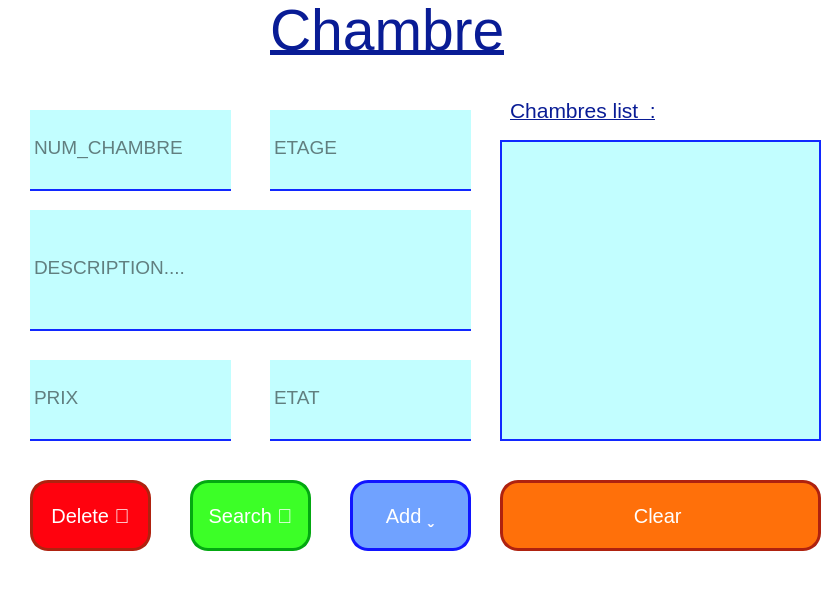
<?xml version="1.0" encoding="UTF-8"?>
<ui version="4.0">
 <class>MainWindow_Chambre</class>
 <widget class="QMainWindow" name="MainWindow_Chambre">
  <property name="geometry">
   <rect>
    <x>0</x>
    <y>0</y>
    <width>837</width>
    <height>604</height>
   </rect>
  </property>
  <property name="windowTitle">
   <string>Chambre_Window</string>
  </property>
  <property name="styleSheet">
   <string notr="true">background-color: rgb(255, 255, 255);</string>
  </property>
  <widget class="QWidget" name="centralwidget">
   <widget class="QLineEdit" name="ETAT_input">
    <property name="geometry">
     <rect>
      <x>270</x>
      <y>360</y>
      <width>201</width>
      <height>81</height>
     </rect>
    </property>
    <property name="font">
     <font>
      <pointsize>14</pointsize>
     </font>
    </property>
    <property name="styleSheet">
     <string notr="true">border: 2px solid rgba(0,0,0,0);
border-bottom-color: rgb(17, 40, 255);
padding-bottom:7px;
background-color: rgb(194, 254, 255);</string>
    </property>
    <property name="placeholderText">
     <string>ETAT</string>
    </property>
   </widget>
   <widget class="QLabel" name="label">
    <property name="geometry">
     <rect>
      <x>270</x>
      <y>0</y>
      <width>291</width>
      <height>61</height>
     </rect>
    </property>
    <property name="font">
     <font>
      <pointsize>43</pointsize>
      <underline>true</underline>
     </font>
    </property>
    <property name="styleSheet">
     <string notr="true">color: rgb(9, 28, 149);</string>
    </property>
    <property name="text">
     <string>Chambre</string>
    </property>
   </widget>
   <widget class="QLineEdit" name="NUM_CHAMBRE_input">
    <property name="geometry">
     <rect>
      <x>30</x>
      <y>110</y>
      <width>201</width>
      <height>81</height>
     </rect>
    </property>
    <property name="font">
     <font>
      <pointsize>14</pointsize>
     </font>
    </property>
    <property name="styleSheet">
     <string notr="true">border: 2px solid rgba(0,0,0,0);
border-bottom-color: rgb(17, 40, 255);
padding-bottom:7px;
background-color: rgb(194, 254, 255);</string>
    </property>
    <property name="text">
     <string/>
    </property>
    <property name="placeholderText">
     <string>NUM_CHAMBRE</string>
    </property>
   </widget>
   <widget class="QLineEdit" name="DESCRIPTION_input">
    <property name="geometry">
     <rect>
      <x>30</x>
      <y>210</y>
      <width>441</width>
      <height>121</height>
     </rect>
    </property>
    <property name="font">
     <font>
      <pointsize>14</pointsize>
     </font>
    </property>
    <property name="styleSheet">
     <string notr="true">border: 2px solid rgba(0,0,0,0);
border-bottom-color: rgb(17, 40, 255);
padding-bottom:7px;
background-color: rgb(194, 254, 255);</string>
    </property>
    <property name="placeholderText">
     <string>DESCRIPTION....</string>
    </property>
   </widget>
   <widget class="QPushButton" name="Delete_btn">
    <property name="geometry">
     <rect>
      <x>30</x>
      <y>480</y>
      <width>121</width>
      <height>71</height>
     </rect>
    </property>
    <property name="sizeIncrement">
     <size>
      <width>0</width>
      <height>0</height>
     </size>
    </property>
    <property name="font">
     <font>
      <pointsize>15</pointsize>
     </font>
    </property>
    <property name="cursor">
     <cursorShape>PointingHandCursor</cursorShape>
    </property>
    <property name="styleSheet">
     <string notr="true">#Delete_btn{
color: rgb(255, 255, 255);
border-radius: 18px;
background-color: rgb(255, 2, 14);
border: 3px Solid rgb(175, 34, 15);
}
#Delete_btn:hover:pressed{
background-color: rgb(255, 167, 43);
}
</string>
    </property>
    <property name="text">
     <string>Delete </string>
    </property>
   </widget>
   <widget class="QPushButton" name="Add_btn">
    <property name="geometry">
     <rect>
      <x>350</x>
      <y>480</y>
      <width>121</width>
      <height>71</height>
     </rect>
    </property>
    <property name="sizeIncrement">
     <size>
      <width>0</width>
      <height>0</height>
     </size>
    </property>
    <property name="font">
     <font>
      <pointsize>15</pointsize>
     </font>
    </property>
    <property name="cursor">
     <cursorShape>PointingHandCursor</cursorShape>
    </property>
    <property name="styleSheet">
     <string notr="true">#Add_btn{
background-color: rgb(112, 162, 255);
color: rgb(255, 255, 255);
border-radius: 18px;
border: 3px Solid rgb(17, 21, 255);
}
#Add_btn:hover:pressed{
background-color: rgb(190, 164, 255);
}</string>
    </property>
    <property name="text">
     <string>Add </string>
    </property>
   </widget>
   <widget class="QLineEdit" name="ETAGE_input">
    <property name="geometry">
     <rect>
      <x>270</x>
      <y>110</y>
      <width>201</width>
      <height>81</height>
     </rect>
    </property>
    <property name="font">
     <font>
      <pointsize>14</pointsize>
     </font>
    </property>
    <property name="styleSheet">
     <string notr="true">border: 2px solid rgba(0,0,0,0);
border-bottom-color: rgb(17, 40, 255);
padding-bottom:7px;
background-color: rgb(194, 254, 255);</string>
    </property>
    <property name="placeholderText">
     <string>ETAGE</string>
    </property>
   </widget>
   <widget class="QPushButton" name="Search_btn">
    <property name="geometry">
     <rect>
      <x>190</x>
      <y>480</y>
      <width>121</width>
      <height>71</height>
     </rect>
    </property>
    <property name="sizeIncrement">
     <size>
      <width>0</width>
      <height>0</height>
     </size>
    </property>
    <property name="font">
     <font>
      <pointsize>15</pointsize>
     </font>
    </property>
    <property name="cursor">
     <cursorShape>PointingHandCursor</cursorShape>
    </property>
    <property name="styleSheet">
     <string notr="true">#Search_btn{
color: rgb(255, 255, 255);
background-color: rgb(60, 255, 39);
border-radius: 18px;
border: 3px Solid rgb(3, 168, 17);
}
#Search_btn:hover:pressed{
background-color: rgb(126, 255, 103);
}</string>
    </property>
    <property name="text">
     <string>Search </string>
    </property>
   </widget>
   <widget class="QLineEdit" name="PRIX_input">
    <property name="geometry">
     <rect>
      <x>30</x>
      <y>360</y>
      <width>201</width>
      <height>81</height>
     </rect>
    </property>
    <property name="font">
     <font>
      <pointsize>14</pointsize>
     </font>
    </property>
    <property name="styleSheet">
     <string notr="true">border: 2px solid rgba(0,0,0,0);
border-bottom-color: rgb(17, 40, 255);
padding-bottom:7px;
background-color: rgb(194, 254, 255);</string>
    </property>
    <property name="placeholderText">
     <string>PRIX</string>
    </property>
   </widget>
   <widget class="QLabel" name="label_3">
    <property name="geometry">
     <rect>
      <x>510</x>
      <y>90</y>
      <width>261</width>
      <height>41</height>
     </rect>
    </property>
    <property name="font">
     <font>
      <pointsize>16</pointsize>
      <underline>true</underline>
     </font>
    </property>
    <property name="styleSheet">
     <string notr="true">color: rgb(9, 28, 149);</string>
    </property>
    <property name="text">
     <string>Chambres list  :</string>
    </property>
   </widget>
   <widget class="QListWidget" name="Chambre_listWidget">
    <property name="geometry">
     <rect>
      <x>500</x>
      <y>140</y>
      <width>321</width>
      <height>301</height>
     </rect>
    </property>
    <property name="font">
     <font>
      <pointsize>13</pointsize>
     </font>
    </property>
    <property name="styleSheet">
     <string notr="true">border: 2px solid rgba(0,0,0,0);
border-color: rgb(17, 40, 255);
padding-bottom:7px;
background-color: rgb(194, 254, 255);</string>
    </property>
   </widget>
   <widget class="QPushButton" name="Clear_btn">
    <property name="geometry">
     <rect>
      <x>500</x>
      <y>480</y>
      <width>321</width>
      <height>71</height>
     </rect>
    </property>
    <property name="sizeIncrement">
     <size>
      <width>0</width>
      <height>0</height>
     </size>
    </property>
    <property name="font">
     <font>
      <pointsize>15</pointsize>
     </font>
    </property>
    <property name="cursor">
     <cursorShape>PointingHandCursor</cursorShape>
    </property>
    <property name="styleSheet">
     <string notr="true">#Clear_btn{
color: rgb(255, 255, 255);
border-radius: 18px;
background-color: rgb(255, 112, 10);
border: 3px Solid rgb(175, 34, 15);
}
#Clear_btn:hover:pressed{
background-color: rgb(158, 182, 186);
}
</string>
    </property>
    <property name="text">
     <string>Clear </string>
    </property>
   </widget>
  </widget>
  <widget class="QMenuBar" name="menubar">
   <property name="geometry">
    <rect>
     <x>0</x>
     <y>0</y>
     <width>837</width>
     <height>29</height>
    </rect>
   </property>
  </widget>
  <widget class="QStatusBar" name="statusbar"/>
 </widget>
 <resources/>
 <connections/>
</ui>
